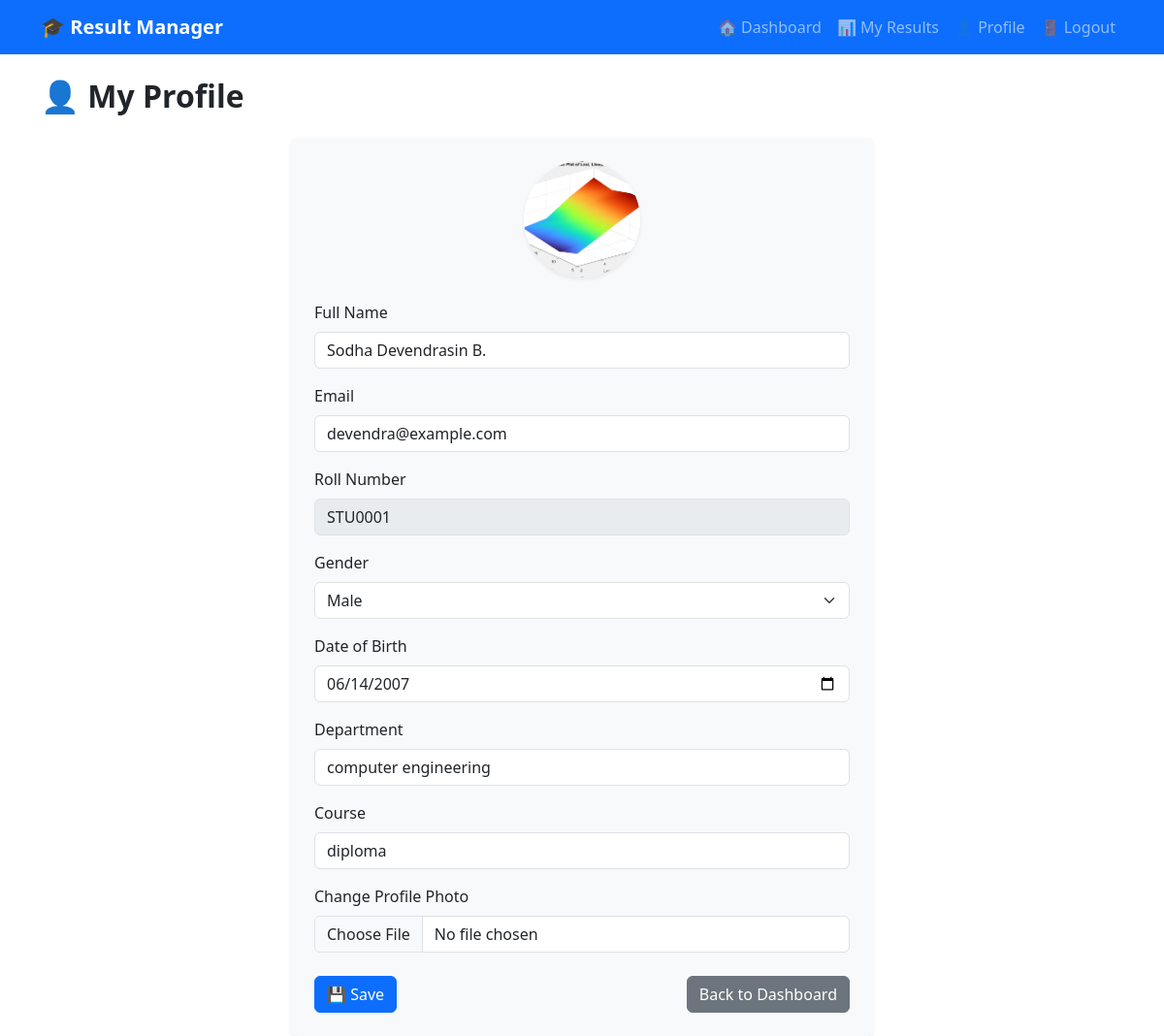
The app's page /profile (signed in) with its own data.
### models.py (models this page shows)
class BaseModel(Model):
    class Meta:
        database = db

class User(BaseModel):
    name = CharField()
    email = CharField(unique=True)
    roll_no = CharField(unique=True)
    image = CharField(null=True)
    password = CharField()
    dob = DateField(null=True)
    gender = CharField(null=True)
    department = CharField(null=True)
    course = CharField(null=True)

### app.py (the view, shortened to what this page needs)
@app.route('/profile', methods=['GET', 'POST'])
def profile():
    if 'user' not in session:
        return redirect(url_for('login'))
    user = User.get_by_id(session['user'])
    return render_template('student_profile.html', user=user, show_navbar=True)

### templates/student_profile.html (shortened to what this page needs)
{% extends 'base.html' %}
{% block content %}
<h2 class="mb-4 fw-bold">👤 My Profile</h2>
<form method="POST" enctype="multipart/form-data" class="bg-light p-4 rounded shadow-sm" style="max-width: 600px; margin: auto;">
  <div class="text-center mb-4">
    <img src="{{ url_for('static', filename='uploads/' + user.image) }}"
         alt="Profile Photo"
         class="rounded-circle shadow-sm"
         width="120" height="120"
         style="object-fit: cover;">
  </div>
  <div class="mb-3">
    <label class="form-label">Full Name</label>
    <input type="text" class="form-control" name="name" value="{{ user.name }}" required>
  </div>
  <div class="mb-3">
    <label class="form-label">Email</label>
    <input type="email" class="form-control" name="email" value="{{ user.email }}" required>
  </div>
  <div class="mb-3">
    <label class="form-label">Roll Number</label>
    <input type="text" class="form-control" name="roll_no" value="{{ user.roll_no }}" disabled>
  </div>
  <div class="mb-3">
    <label class="form-label">Gender</label>
    <select class="form-select" name="gender" required>
      <option value="Male" {% if user.gender == 'Male' %}selected{% endif %}>Male</option>
    </select>
  </div>
  <div class="mb-3">
    <label class="form-label">Date of Birth</label>
    <input type="date" class="form-control" name="dob" value="{{ user.dob }}">
  </div>
  <div class="mb-3">
    <label class="form-label">Department</label>
    <input type="text" class="form-control" name="department" value="{{ user.department }}">
  </div>
  <div class="mb-3">
    <label class="form-label">Course</label>
    <input type="text" class="form-control" name="course" value="{{ user.course }}">
  </div>
  <div class="mb-4">
    <label class="form-label">Change Profile Photo</label>
    <input type="file" class="form-control" name="image" accept="image/*">
  </div>
  <div class="d-flex justify-content-between">
    <button type="submit" class="btn btn-primary">💾 Save</button>
    <a href="{{ url_for('dashboard') }}" class="btn btn-secondary">Back to Dashboard</a>
  </div>
</form>
{% endblock %}

### records on screen
User: image (picture), name "Sodha Devendrasin B.", email "devendra@example.com", roll_no "STU0001", gender "Male", dob "06/14/2007", department "computer engineering", course "diploma"
